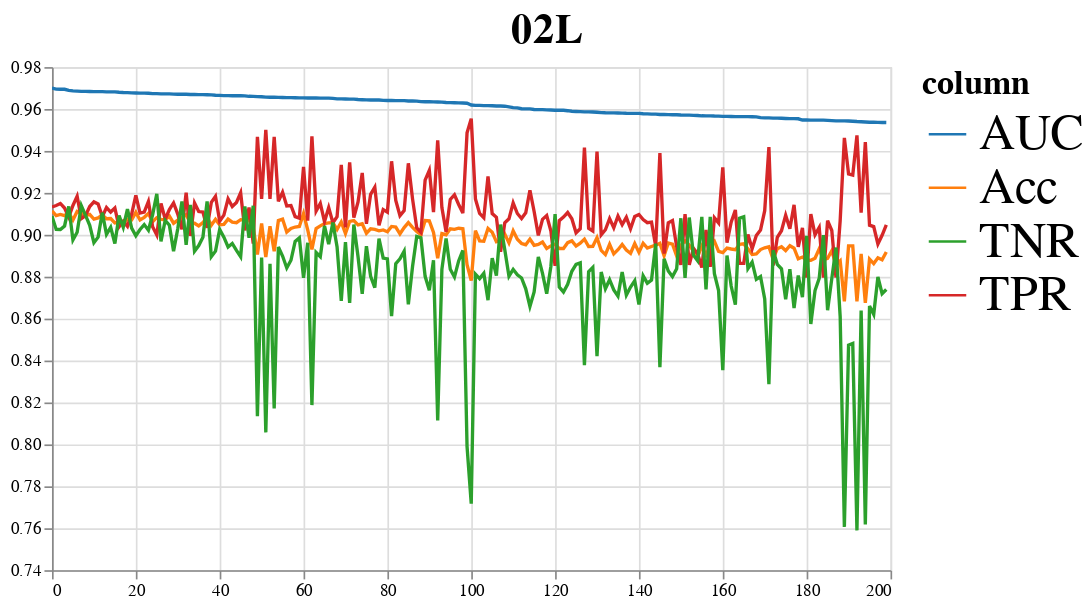
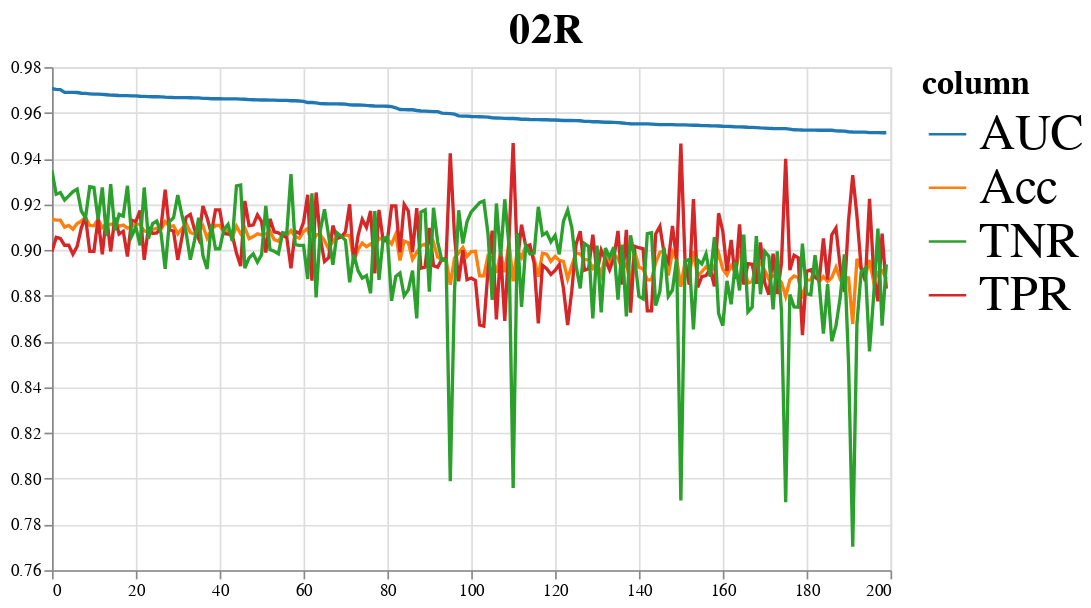
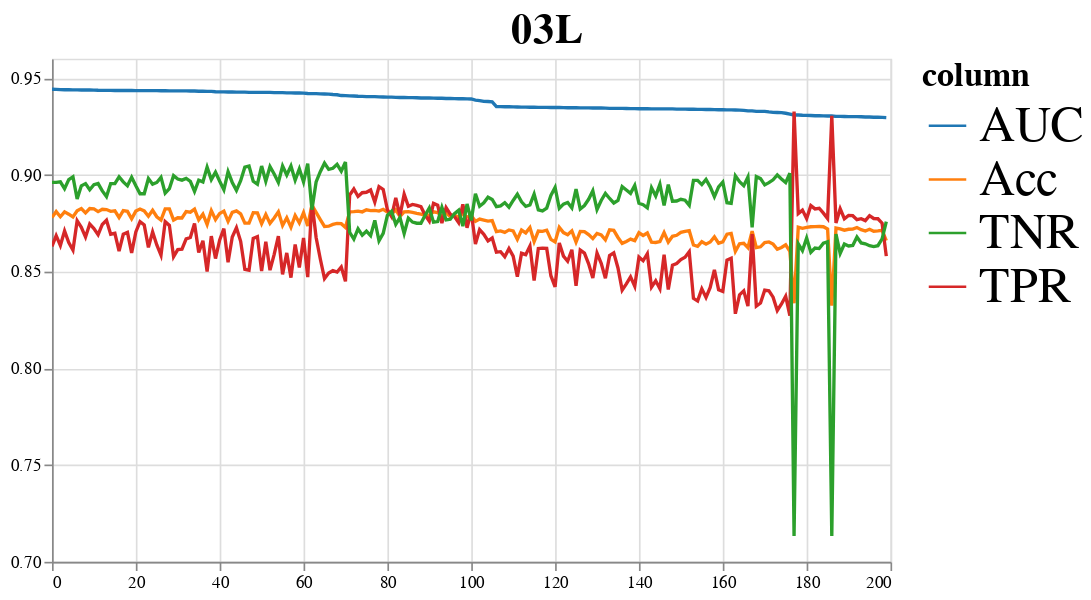
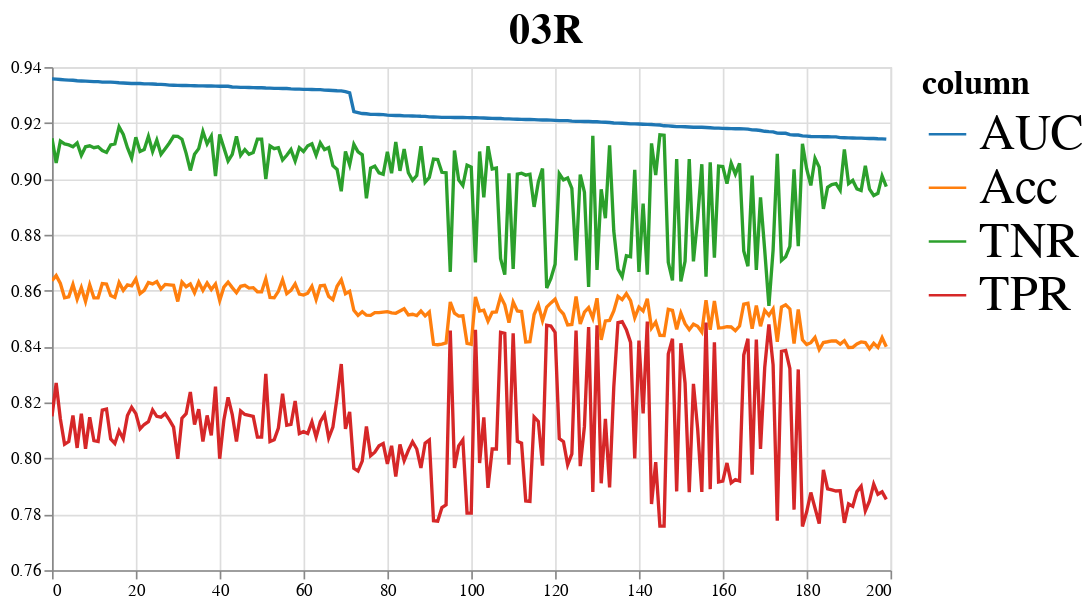

These figures' notebook cell, in order:
### Code cell
for key, chart in charts.items():
    chart = chart.configure_legend(
        labelFontSize=30,
        titleFontSize=20,
        symbolSize=500
    ).properties(
        title={
            "text": key,
            "fontSize": 25,
            "fontWeight": "bold",
            "anchor": "middle"
        }
    )
    display(chart)

### Figure 1 — Vega-Lite specification as saved in the notebook (floating-point values rounded to 4 significant figures; data arrays with more than 128 entries replaced by an {"elided": "..."} marker saying what was removed)
{"config": {"view": {"continuousWidth": 400, "continuousHeight": 300}, "legend": {"labelFontSize": 30, "symbolSize": 500, "titleFontSize": 20}}, "vconcat": [{"mark": "line", "encoding": {"color": {"field": "column", "scale": {"scheme": "category10"}, "type": "nominal"}, "tooltip": [{"field": "index", "type": "quantitative"}, {"field": "value", "type": "quantitative"}, {"field": "column", "type": "nominal"}], "x": {"field": "index", "title": null, "type": "quantitative"}, "y": {"field": "value", "scale": {"zero": false}, "title": null, "type": "quantitative"}}, "height": 300, "selection": {"selector001": {"type": "interval", "bind": "scales", "encodings": ["x", "y"]}}, "width": 500}], "data": {"name": "data-fde8be761aa00ae5a863c9c7170c887f"}, "title": {"text": "02L", "fontSize": 25, "fontWeight": "bold", "anchor": "middle"}, "$schema": "https://vega.github.io/schema/vega-lite/v4.17.0.json", "datasets": {"data-fde8be761aa00ae5a863c9c7170c887f": {"elided": "800 records"}}}

### Figure 2 — Vega-Lite specification as saved in the notebook (floating-point values rounded to 4 significant figures; data arrays with more than 128 entries replaced by an {"elided": "..."} marker saying what was removed)
{"config": {"view": {"continuousWidth": 400, "continuousHeight": 300}, "legend": {"labelFontSize": 30, "symbolSize": 500, "titleFontSize": 20}}, "vconcat": [{"mark": "line", "encoding": {"color": {"field": "column", "scale": {"scheme": "category10"}, "type": "nominal"}, "tooltip": [{"field": "index", "type": "quantitative"}, {"field": "value", "type": "quantitative"}, {"field": "column", "type": "nominal"}], "x": {"field": "index", "title": null, "type": "quantitative"}, "y": {"field": "value", "scale": {"zero": false}, "title": null, "type": "quantitative"}}, "height": 300, "selection": {"selector002": {"type": "interval", "bind": "scales", "encodings": ["x", "y"]}}, "width": 500}], "data": {"name": "data-796611b72b3178c5b6429dcd82cc36a5"}, "title": {"text": "02R", "fontSize": 25, "fontWeight": "bold", "anchor": "middle"}, "$schema": "https://vega.github.io/schema/vega-lite/v4.17.0.json", "datasets": {"data-796611b72b3178c5b6429dcd82cc36a5": {"elided": "800 records"}}}

### Figure 3 — Vega-Lite specification as saved in the notebook (floating-point values rounded to 4 significant figures; data arrays with more than 128 entries replaced by an {"elided": "..."} marker saying what was removed)
{"config": {"view": {"continuousWidth": 400, "continuousHeight": 300}, "legend": {"labelFontSize": 30, "symbolSize": 500, "titleFontSize": 20}}, "vconcat": [{"mark": "line", "encoding": {"color": {"field": "column", "scale": {"scheme": "category10"}, "type": "nominal"}, "tooltip": [{"field": "index", "type": "quantitative"}, {"field": "value", "type": "quantitative"}, {"field": "column", "type": "nominal"}], "x": {"field": "index", "title": null, "type": "quantitative"}, "y": {"field": "value", "scale": {"zero": false}, "title": null, "type": "quantitative"}}, "height": 300, "selection": {"selector003": {"type": "interval", "bind": "scales", "encodings": ["x", "y"]}}, "width": 500}], "data": {"name": "data-a9867430f5862cadeeb2bfaab195f483"}, "title": {"text": "03L", "fontSize": 25, "fontWeight": "bold", "anchor": "middle"}, "$schema": "https://vega.github.io/schema/vega-lite/v4.17.0.json", "datasets": {"data-a9867430f5862cadeeb2bfaab195f483": {"elided": "800 records"}}}

### Figure 4 — Vega-Lite specification as saved in the notebook (floating-point values rounded to 4 significant figures; data arrays with more than 128 entries replaced by an {"elided": "..."} marker saying what was removed)
{"config": {"view": {"continuousWidth": 400, "continuousHeight": 300}, "legend": {"labelFontSize": 30, "symbolSize": 500, "titleFontSize": 20}}, "vconcat": [{"mark": "line", "encoding": {"color": {"field": "column", "scale": {"scheme": "category10"}, "type": "nominal"}, "tooltip": [{"field": "index", "type": "quantitative"}, {"field": "value", "type": "quantitative"}, {"field": "column", "type": "nominal"}], "x": {"field": "index", "title": null, "type": "quantitative"}, "y": {"field": "value", "scale": {"zero": false}, "title": null, "type": "quantitative"}}, "height": 300, "selection": {"selector004": {"type": "interval", "bind": "scales", "encodings": ["x", "y"]}}, "width": 500}], "data": {"name": "data-4828c15c15f0851965c772501d48d8df"}, "title": {"text": "03R", "fontSize": 25, "fontWeight": "bold", "anchor": "middle"}, "$schema": "https://vega.github.io/schema/vega-lite/v4.17.0.json", "datasets": {"data-4828c15c15f0851965c772501d48d8df": {"elided": "800 records"}}}
